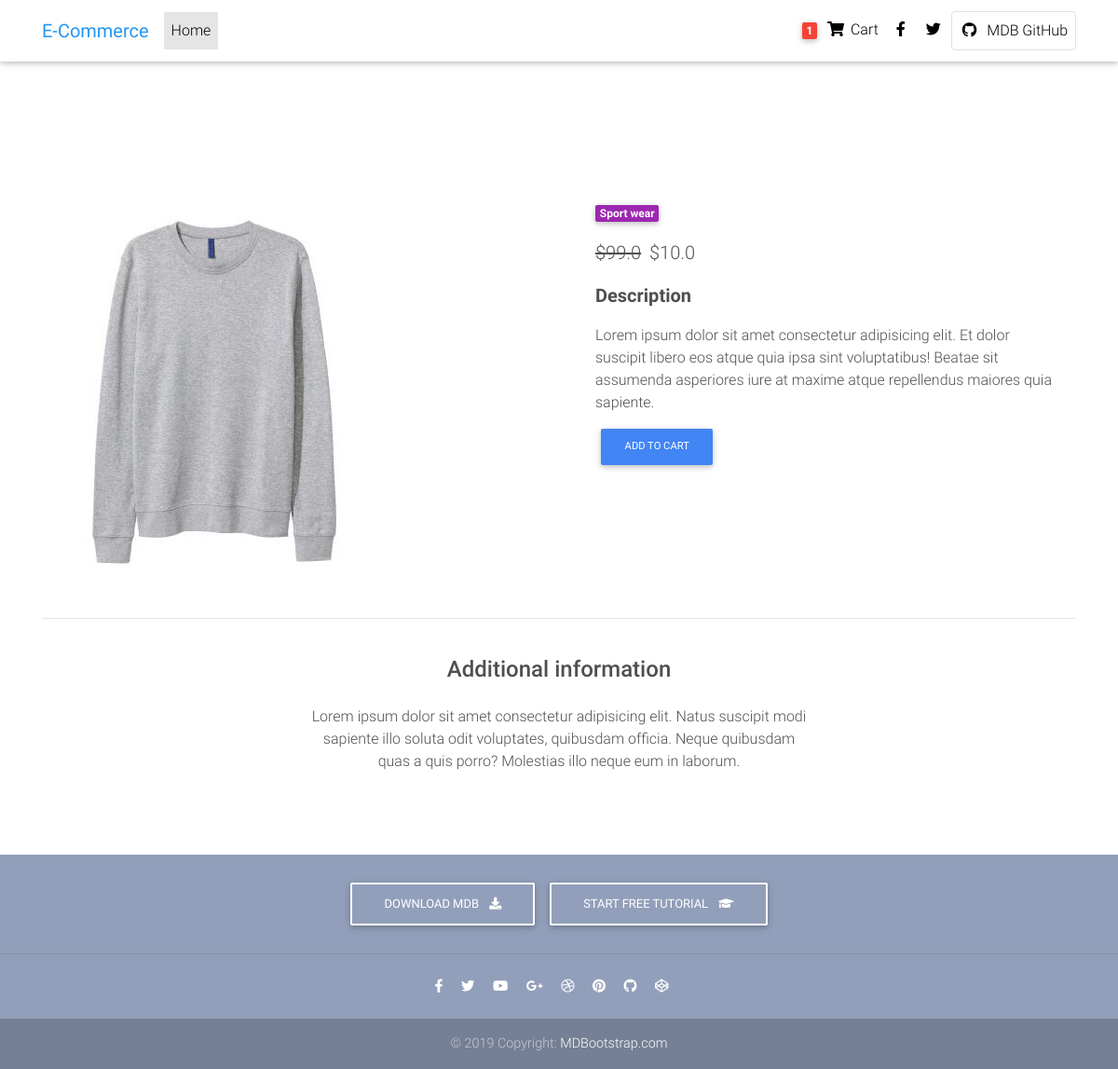
The page /product/grey_blouse on the database its author committed.
### core/models.py (models this page shows, shortened)
class Item(models.Model):
    title = models.CharField(max_length=100)
    price = models.FloatField()
    discount_price = models.FloatField(blank=True, null=True)
    category = models.CharField(choices=CATEGORY_CHOICES, max_length=2)
    label = models.CharField(choices=LABEL_CHOICES, max_length=1)
    slug = models.SlugField()
    description = models.TextField()
    image = models.ImageField()
    class Meta:
        ordering = ['-id']
    def get_add_to_cart_url(self):
        return reverse("core:add-to-cart", kwargs={
            'slug': self.slug
        })

### core/views.py (the view)
# urls.py: path('product/<slug>', ItemDetailView.as_view(), name='product'),
class ItemDetailView(DetailView):
    model = Item
    template_name = "product.html"

### templates/product.html (shortened to what this page needs)
{% extends 'base.html' %}
{% block content %}
  <main class="mt-5 pt-4">
    <div class="container dark-grey-text mt-5">
      <div class="row wow fadeIn">
        <div class="col-md-6 mb-4">
          <img src="{{ object.image.url }}" class="img-fluid" alt="">
        </div>
        <div class="col-md-6 mb-4">
          <div class="p-4">
            <div class="mb-3">
              <a href="">
                <span class="badge purple mr-1">{{ object.get_category_display }}</span>
              </a>
            </div>
            <p class="lead">
              {% if object.discount_price %}
                <span class="mr-1">
                  <del>${{ object.price }}</del>
                </span>
                <span>${{ object.discount_price }}</span>
              {% else %}
                {{ object.price }}
              {% endif %}
            </p>
            <p class="lead font-weight-bold">Description</p>
            <p>{{ object.description }}</p>
            <a href="{{ object.get_add_to_cart_url }}" class="btn btn-primary btn-md my-0 p">
              Add to Cart
            </a>
          </div>
        </div>
      </div>
      <hr>
      <div class="row d-flex justify-content-center wow fadeIn">
        <div class="col-md-6 text-center">
          <h4 class="my-4 h4">Additional information</h4>
          <p>Lorem ipsum dolor sit amet consectetur adipisicing elit. Natus suscipit modi sapiente illo soluta odit
            voluptates,
            quibusdam officia. Neque quibusdam quas a quis porro? Molestias illo neque eum in laborum.</p>
        </div>
      </div>
      <div class="row wow fadeIn">
        <div class="col-lg-4 col-md-12 mb-4">
        </div>
        <div class="col-lg-4 col-md-6 mb-4">
        </div>
        <div class="col-lg-4 col-md-6 mb-4">
        </div>
      </div>
    </div>
  </main>
{% endblock content %}

### rows shown on the page
Item: image (picture), category "Sport wear", price "99.0", discount_price "10.0", description "Lorem ipsum dolor sit amet consectetur adipisicing elit. Et dolor suscipit libero eos atque quia ipsa sint voluptatibus! Beatae sit assumenda asperiores iure at maxime atque repellendus maiores quia sapiente."
